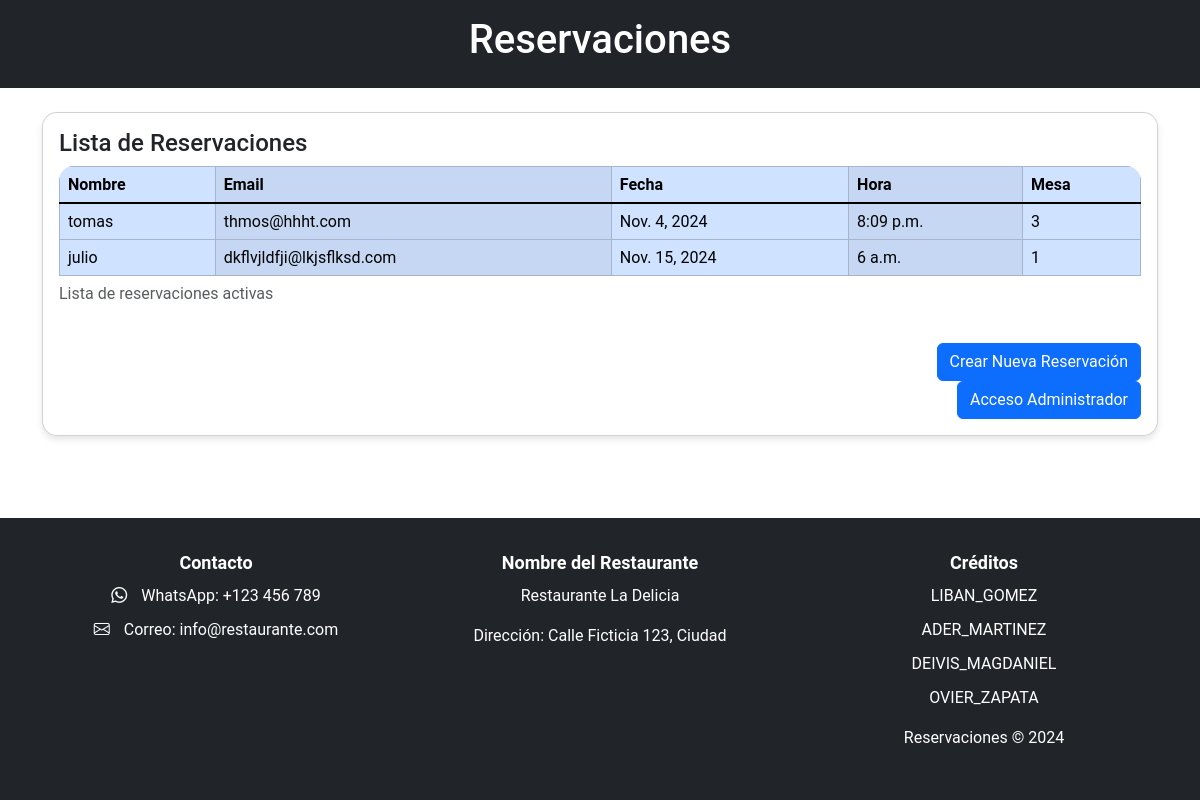
Page /list on the earlier database version.
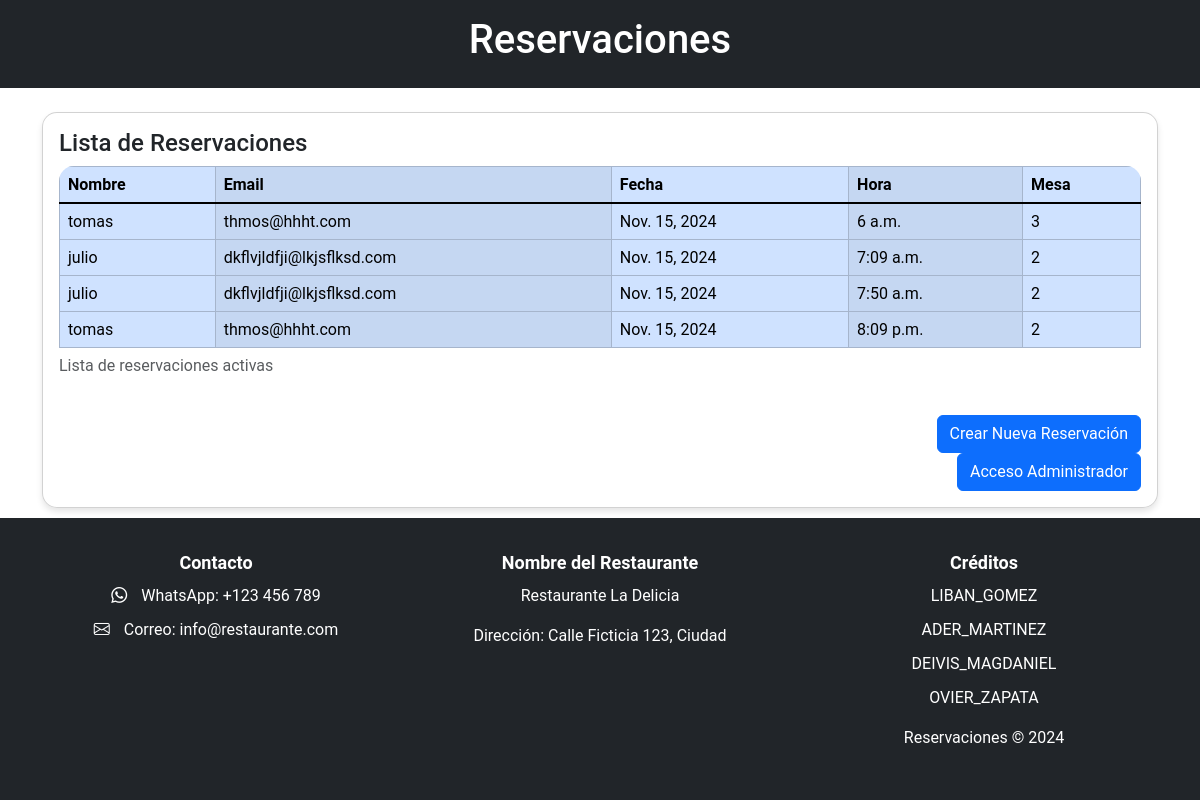
Same page on the later database version.
### Reservation/models.py (models this page shows, shortened)
class Reserva(models.Model):
    mesa = models.ForeignKey(Mesa, on_delete=models.CASCADE) #Relación con la mesa
    cliente = models.ForeignKey(Cliente, on_delete=models.CASCADE) #Relación con el cliente
    fecha = models.DateField() #Fechad e la reserva
    hora = models.TimeField() #Hora de la reserva
    duracion =models.IntegerField(default=2) #duración en horas
    comentario = models.TextField(blank=True) #Notas Adicionales
    class Meta:
     constraints = [
        models.UniqueConstraint(fields=['mesa', 'fecha', 'hora'], name='unique_reserva')
    ]

class Cliente(models.Model):
    nombre = models.CharField(max_length=100)
    telefono = models.CharField(max_length=20, unique=True)
    email = models.EmailField(blank = True, null = True)

class Mesa(models.Model):
     numero = models.IntegerField(unique=True) #Númerode las mesas
     capacidad = models.IntegerField()  #Capacidad de personas
     ubicacion = models.CharField(max_length=100, blank = True)

### Reservation/views.py (the view)
# urls.py: path('list', re.reservacion_view, name = 'reservation_list'),
def reservacion_view(request):
   reservaciones = Reserva.objects.all().order_by("fecha","hora")  # Obtiene todas las reservas
   return render(request, 'reservation_list.html', {'reservaciones': reservaciones})

### Reservation/templates/reservation_list.html (shortened to what this page needs)
<html lang="en">
    <head>
        <link
            href="https://cdn.jsdelivr.net/npm/bootstrap@5.3.2/dist/css/bootstrap.min.css"
            rel="stylesheet"
        />
        <link href="https://cdn.jsdelivr.net/npm/bootstrap-icons/font/bootstrap-icons.css" rel="stylesheet">
        {% load static %}
        <link rel="stylesheet" href="{% static 'Diseño.css' %}">
    </head>
    <body>
        <header class="p-3 bg-dark text-white text-center">
            <h1>Reservaciones</h1>
        </header>
        <main class="container mt-4">
            <div class="card">
                <div class="card-body">
                    <h4 class="card-title">Lista de Reservaciones</h4>
                    <div class="table-responsive">
                        <table
                            class="table table-striped-columns table-hover table-bordered table-primary align-middle"
                        >
                            <thead class="table-dark">
                                <caption>
                                    Lista de reservaciones activas
                                </caption>
                                <tr>
                                    <th>Nombre</th>
                                    <th>Email</th>
                                    <th>Fecha</th>
                                    <th>Hora</th>
                                    <th>Mesa</th>
                                </tr>
                            </thead>
                            <tbody class="table-group-divider">
                                {% for reservation in reservaciones %}
                                <tr class="table-primary">
                                    <td>{{ reservation.cliente.nombre }}</td>
                                    <td>{{ reservation.cliente.email }}</td>
                                    <td>{{ reservation.fecha }}</td>
                                    <td>{{ reservation.hora }}</td>
                                    <td>{{ reservation.mesa.numero }}</td>
                                </tr>
                                {% endfor %}
                            </tbody>
                        </table>
                    </div>
                    <div class="mt-3">
                        <a href="{% url 'reservation_create' %}" class="btn btn-primary">
                            Crear Nueva Reservación
                        </a>
                    </div>
                    <div class="text-end">
                        <a href="{% url 'login' %}" class="btn btn-primary">
                            Acceso Administrador
                        </a>
                </div>
            </div>
        </main>
        <footer class="footer bg-dark text-white text-center p-4 mt-4">
            <div class="container">
                <div class="row">
                    <div class="col-md-4">
                        <h5>Contacto</h5>
                        <ul class="list-unstyled">
                            <li><i class="bi bi-whatsapp"></i> <a href="https://wa.me/123456789" class="text-white">WhatsApp: +123 456 789</a></li>
                            <li><i class="bi bi-envelope"></i> <a href="mailto:info@restaurante.com" class="text-white">Correo: info@restaurante.com</a></li>
                        </ul>
                    </div>
                    <div class="col-md-4">
                        <h5>Nombre del Restaurante</h5>
                        <p>Restaurante La Delicia</p>
                        <p>Dirección: Calle Ficticia 123, Ciudad</p>
                    </div>
                    <div class="col-md-4">
                        <h5>Créditos</h5>
                        <ul class="list-unstyled">
                            <li>LIBAN_GOMEZ</li>
                            <li>ADER_MARTINEZ</li>
                            <li>DEIVIS_MAGDANIEL</li>
                            <li>OVIER_ZAPATA</li>
                        </ul>
                        <p>Reservaciones © 2024</p>
                    </div>
                </div>
            </div>
        </footer>
    </body>
</html>

### Reservation/static/Diseño.css (style rules this page uses)
body { font-family: 'Roboto', sans-serif; background-image:url('/static/Imagen/rencesuzara-1581554.jpg'); background-size: cover; background-position: center; background-repeat: no-repeat; background-color: rgba(255, 255, 255, 0.7); }
.card { background-color: rgba(255, 255, 255, 0.7); border-radius: 15px; box-shadow: 0px 4px 6px rgba(0, 0, 0, 0.1); }
footer { background-color: #343a40; color: white; padding: 20px 0; position: fixed; bottom: 0; width: 100%; text-align:center; }
.mt-3 { text-align: right; }
table { border-radius: 15px; overflow: hidden; }
footer { background-color: #343a40; color: white; padding: 20px 0; position: fixed; bottom: 0; width: 100%; text-align: left; }
footer .container { max-width: 1200px; margin: 0 auto; }
footer h5 { font-size: 18px; margin-bottom: 10px; font-weight: bold; }
footer ul { padding: 0; list-style-type: none; }
footer ul li { margin-bottom: 10px; }
footer a { color: #ffffff; text-decoration: none; }
footer .row { display: flex; justify-content: space-between; }
footer .col-md-4 { flex: 1; padding: 10px; }
footer .bi { margin-right: 10px; }

Differences in the rows shown:
removed Reserva: cliente.nombre "tomas", cliente.email "thmos@hhht.com", fecha "Nov. 4, 2024", hora "8:09 p.m.", mesa.numero "3"
removed Reserva: cliente.nombre "julio", cliente.email "dkflvjldfji@lkjsflksd.com", fecha "Nov. 15, 2024", hora "6 a.m.", mesa.numero "1"
added Reserva: cliente.nombre "tomas", cliente.email "thmos@hhht.com", fecha "Nov. 15, 2024", hora "6 a.m.", mesa.numero "3"
added Reserva: cliente.nombre "julio", cliente.email "dkflvjldfji@lkjsflksd.com", fecha "Nov. 15, 2024", hora "7:09 a.m.", mesa.numero "2"
added Reserva: cliente.nombre "julio", cliente.email "dkflvjldfji@lkjsflksd.com", fecha "Nov. 15, 2024", hora "7:50 a.m.", mesa.numero "2"
added Reserva: cliente.nombre "tomas", cliente.email "thmos@hhht.com", fecha "Nov. 15, 2024", hora "8:09 p.m.", mesa.numero "2"
